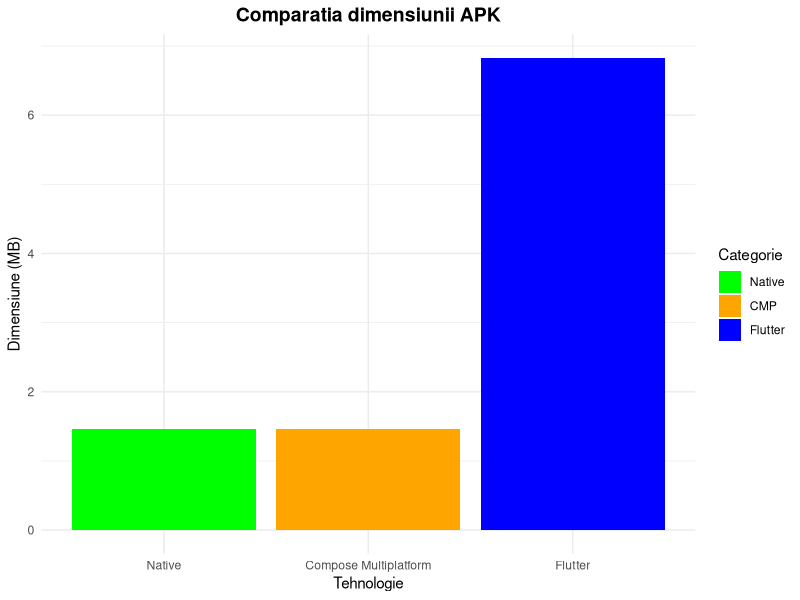
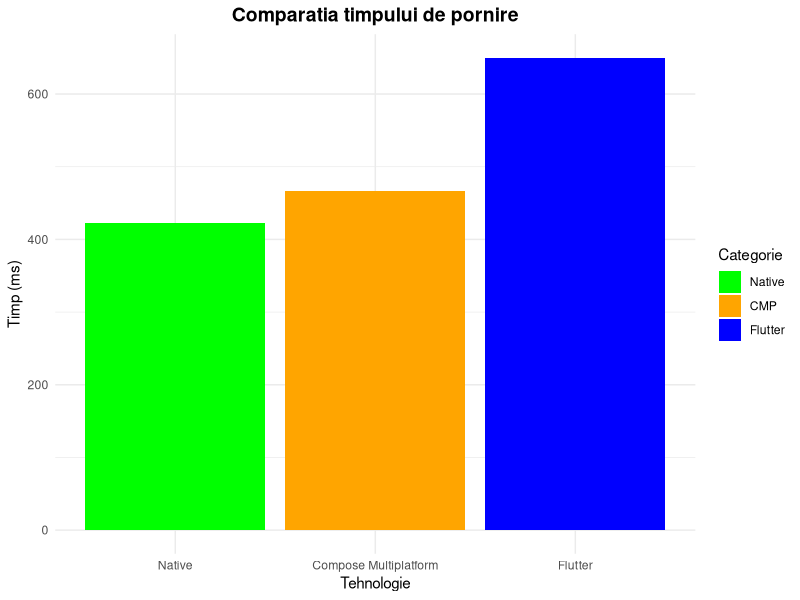
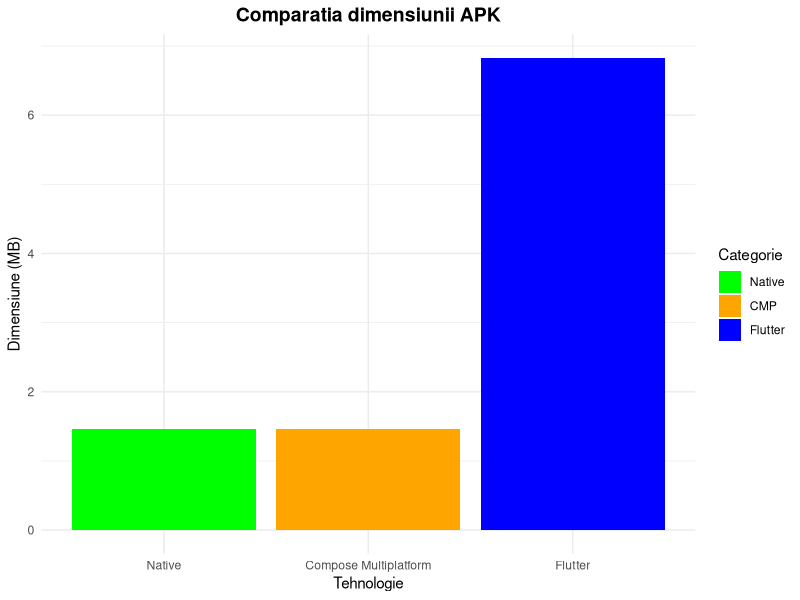
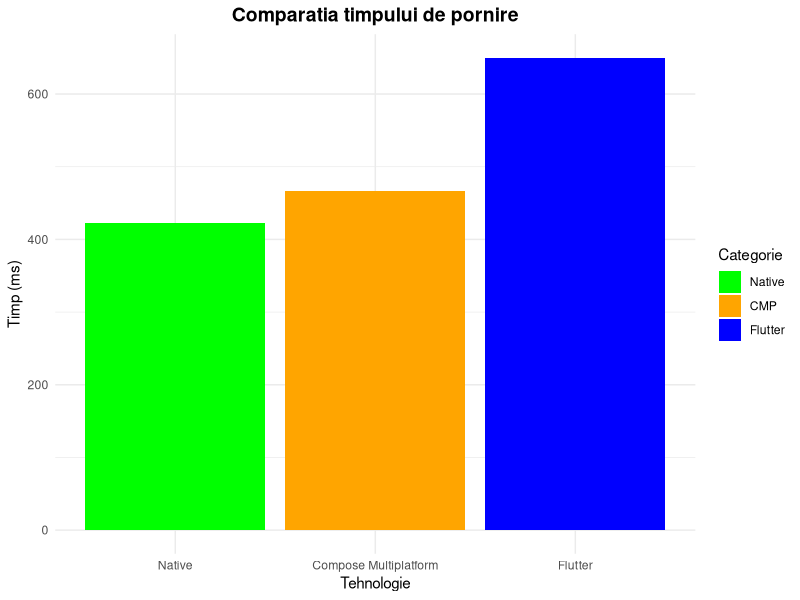

The R source for these figures, in order:
# Verifică dacă ggplot2 este instalat, instalează dacă nu
if (!require(ggplot2)) {
  install.packages("ggplot2")
  library(ggplot2)
}

# Date pentru dimensiunea APK (doar Android)
apk_size_data <- data.frame(
  Tehnologie = factor(c("Native", "Compose Multiplatform", "Flutter"), levels = c("Native", "Compose Multiplatform", "Flutter")),
  Dimensiune_MB = c(1.463, 1.463, 6.828),
  Categorie = factor(c("Native", "CMP", "Flutter"), levels = c("Native", "CMP", "Flutter"))
)

# Date pentru timpul de pornire (maxim utilizat)
startup_time_data <- data.frame(
  Tehnologie = factor(c("Native", "Compose Multiplatform", "Flutter"), levels = c("Native", "Compose Multiplatform", "Flutter")),
  Timp_Pornire_ms = c(423.1, 466.4, 649.8),
  Categorie = factor(c("Native", "CMP", "Flutter"), levels = c("Native", "CMP", "Flutter"))
)

# Creează graficul pentru dimensiunea APK
apk_size_plot <- ggplot(apk_size_data, aes(x = Tehnologie, y = Dimensiune_MB, fill = Categorie)) +
  geom_bar(stat = "identity") +
  scale_fill_manual(values = c("Native" = "green", "CMP" = "orange", "Flutter" = "blue")) +
  theme_minimal() +
  labs(title = "Comparatia dimensiunii APK", x = "Tehnologie", y = "Dimensiune (MB)") +
  theme(
    plot.title = element_text(hjust = 0.5, size = 14, face = "bold"),
    axis.text.x = element_text(hjust = 0.5)
  )

# Creează graficul pentru timpul de pornire
startup_time_plot <- ggplot(startup_time_data, aes(x = Tehnologie, y = Timp_Pornire_ms, fill = Categorie)) +
  geom_bar(stat = "identity") +
  scale_fill_manual(values = c("Native" = "green", "CMP" = "orange", "Flutter" = "blue")) +
  theme_minimal() +
  labs(title = "Comparatia timpului de pornire", x = "Tehnologie", y = "Timp (ms)") +
  theme(
    plot.title = element_text(hjust = 0.5, size = 14, face = "bold"),
    axis.text.x = element_text(hjust = 0.5)
  )

ggsave("apk_size_plot.png", plot = apk_size_plot, width = 8, height = 6, dpi = 300)
ggsave("startup_time_plot.png", plot = startup_time_plot, width = 8, height = 6, dpi = 300)

# Afișează ambele grafice
print(apk_size_plot)
print(startup_time_plot)
